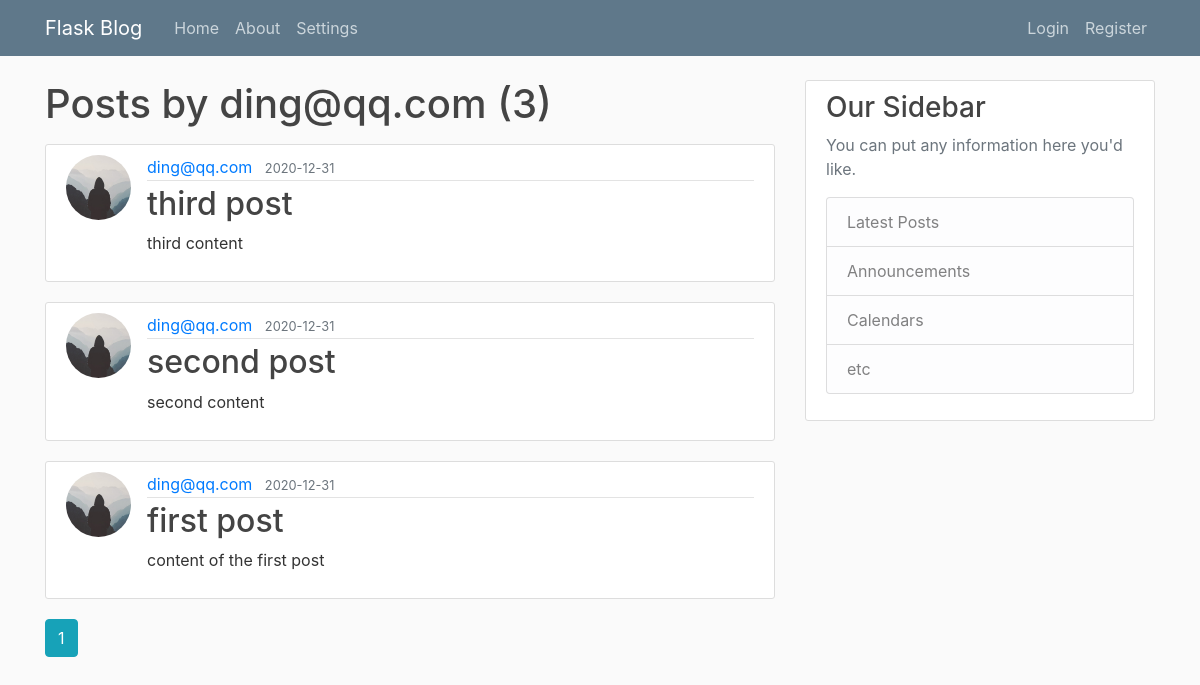
Screenshot of /user/ding@qq.com with the database file from the repository.
### flaskblog/models.py (models this page shows, shortened)
class User(db.Model, UserMixin):
    id = db.Column(db.Integer, primary_key=True)
    username = db.Column(db.String(20), unique=True, nullable=False)
    email = db.Column(db.String(120), unique=True, nullable=False)
    image_file = db.Column(db.String(20), nullable=False, default='default.jpg')
    password = db.Column(db.String(60), nullable=False)
    posts = db.relationship('Post', backref='author', lazy=True)

class Post(db.Model):
    id = db.Column(db.Integer, primary_key=True)
    title = db.Column(db.String(100), nullable=False)
    date_posted = db.Column(db.DateTime, nullable=False, default=datetime.utcnow)
    content = db.Column(db.Text, nullable=False)
    user_id = db.Column(db.Integer, db.ForeignKey('user.id'), nullable=False)
    likes = db.Column(db.Integer, default = 0)

### flaskblog/users/routes.py (the view)
@users.route("/user/<string:username>")
def user_posts(username):
    page = request.args.get('page', 1, type=int)
    user = User.query.filter_by(username=username).first_or_404()
    posts = Post.query.filter_by(author=user)\
        .order_by(Post.date_posted.desc())\
        .paginate(page=page, per_page=5)
    return render_template('user_posts.html', posts=posts, user=user)

### flaskblog/templates/user_posts.html
{% extends "layout.html" %}
{% block content %}
    <h1 class="mb-3">Posts by {{ user.username }} ({{ posts.total }})</h1>
    {% for post in posts.items %}
        <article class="media content-section">
          <img class="rounded-circle article-img" src="{{ url_for('static', filename='profile_pics/' + post.author.image_file) }}">
          <div class="media-body">
            <div class="article-metadata">
              <a class="mr-2" href="{{ url_for('users.user_posts', username=post.author.username) }}">{{ post.author.username }}</a>
              <small class="text-muted">{{ post.date_posted.strftime('%Y-%m-%d') }}</small>
            </div>
            <h2><a class="article-title" href="{{ url_for('posts.post', post_id=post.id) }}">{{ post.title }}</a></h2>
            <p class="article-content">{{ post.content }}</p>
          </div>
        </article>
    {% endfor %}
    {% for page_num in posts.iter_pages(left_edge=1, right_edge=1, left_current=1, right_current=2) %}
      {% if page_num %}
        {% if posts.page == page_num %}
          <a class="btn btn-info mb-4" href="{{ url_for('users.user_posts', username=user.username, page=page_num) }}">{{ page_num }}</a>
        {% else %}
          <a class="btn btn-outline-info mb-4" href="{{ url_for('users.user_posts', username=user.username, page=page_num) }}">{{ page_num }}</a>
        {% endif %}
      {% else %}
        ...
      {% endif %}
    {% endfor %}
{% endblock content %}

### flaskblog/static/main.css (style rules this page uses)
body { background: #fafafa; color: #333333; margin-top: 5rem; }
h1, h2, h3, h4, h5, h6 { color: #444444; }
.content-section { background: #ffffff; padding: 10px 20px; border: 1px solid #dddddd; border-radius: 3px; margin-bottom: 20px; }
.article-title { color: #444444; }
.article-content { white-space: pre-line; }
.article-img { height: 65px; width: 65px; margin-right: 16px; }
.article-metadata { padding-bottom: 1px; margin-bottom: 4px; border-bottom: 1px solid #e3e3e3 }

### rows the page displays
User: username "ding@qq.com"
Post: image_file (placeholder picture), author.username "ding@qq.com", date_posted "2020-12-31", title "third post", content "third content"
Post: image_file (placeholder picture), author.username "ding@qq.com", date_posted "2020-12-31", title "second post", content "second content"
Post: image_file (placeholder picture), author.username "ding@qq.com", date_posted "2020-12-31", title "first post", content "content of the first post"

### other values shown
{{ posts.total }} "3"
{{ page_num }} "1"
